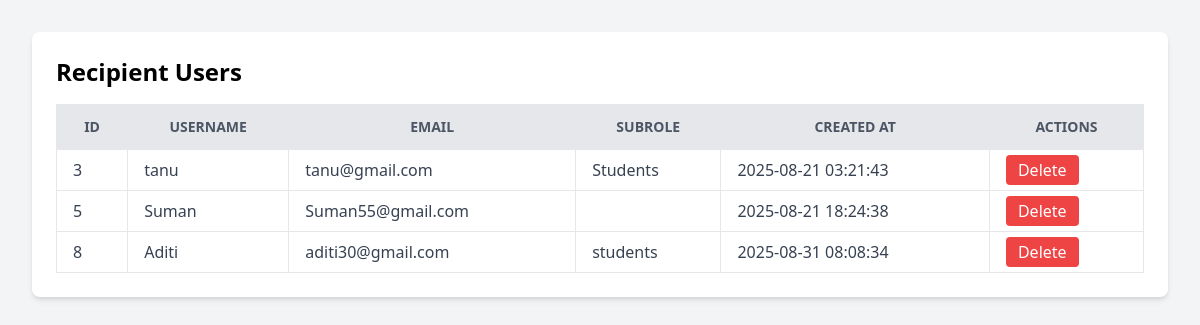
/backend/users.php, run on the app's committed database.
### tables this page shows
CREATE TABLE `users` (
  `id` int(11) NOT NULL,
  `username` varchar(50) NOT NULL,
  `email` varchar(100) NOT NULL,
  `password` varchar(255) NOT NULL,
  `role` enum('provider','recipient') NOT NULL,
  `subrole` text NOT NULL,
  `created_at` timestamp NOT NULL DEFAULT current_timestamp()
);

### backend/users.php (the view, shortened to what this page needs)
<?php
$conn = new mysqli("localhost", "root", "", "smart_surplus");
$result = $conn->query("SELECT * FROM users WHERE role='recipient'");
?>
<!DOCTYPE html>
<html>
<head>
    <link href="https://cdn.jsdelivr.net/npm/tailwindcss@2.2.19/dist/tailwind.min.css" rel="stylesheet">
</head>
<body class="bg-gray-100 p-8">
    <div class="bg-white shadow-md rounded-lg p-6">
        <h2 class="text-2xl font-bold mb-4">Recipient Users</h2>
        <table class="min-w-full bg-white border">
            <thead>
                <tr class="bg-gray-200 text-gray-600 uppercase text-sm">
                    <th class="py-3 px-4 border">ID</th>
                    <th class="py-3 px-4 border">Username</th>
                    <th class="py-3 px-4 border">Email</th>
                    <th class="py-3 px-4 border">Subrole</th>
                    <th class="py-3 px-4 border">Created At</th>
                    <th class="py-3 px-4 border">Actions</th>
                </tr>
            </thead>
            <tbody>
                <?php while ($row = $result->fetch_assoc()) { ?>
                <tr class="text-gray-700">
                    <td class="py-2 px-4 border"><?php echo $row['id']; ?></td>
                    <td class="py-2 px-4 border"><?php echo $row['username']; ?></td>
                    <td class="py-2 px-4 border"><?php echo $row['email']; ?></td>
                    <td class="py-2 px-4 border"><?php echo $row['subrole']; ?></td>
                    <td class="py-2 px-4 border"><?php echo $row['created_at']; ?></td>
                    <td class="py-2 px-4 border">
                        <a href="?delete=<?php echo $row['id']; ?>"
                           class="bg-red-500 text-white px-3 py-1 rounded hover:bg-red-600"
                           onclick="return confirm('Are you sure you want to delete this user?')">
                           Delete
                        </a>
                    </td>
                </tr>
                <?php } ?>
            </tbody>
        </table>
    </div>
</body>
</html>

### data on the page
users: id "3", username "tanu", email "tanu@gmail.com", subrole "Students", created_at "2025-08-21 03:21:43"
users: id "5", username "Suman", email "Suman55@gmail.com", created_at "2025-08-21 18:24:38"
users: id "8", username "Aditi", email "aditi30@gmail.com", subrole "students", created_at "2025-08-31 08:08:34"
